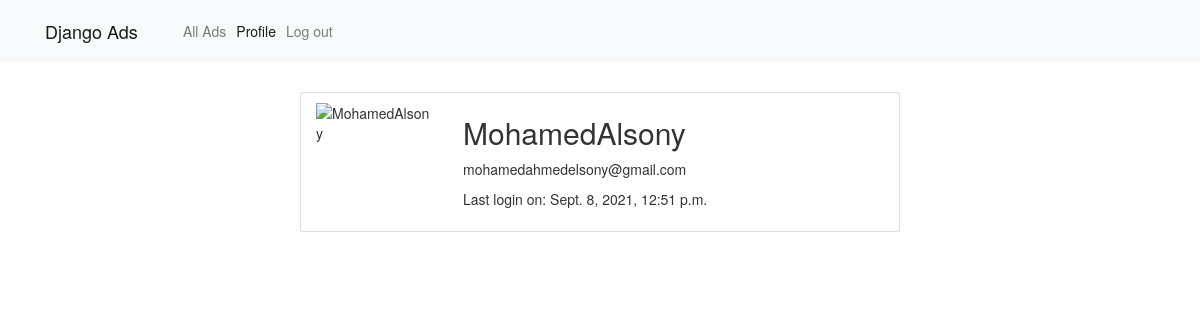
The app's page /users/profile/MohamedAlsony/ (signed in) with its own data.
### users/models.py (models this page shows)
class User(AbstractUser):
    email = models.EmailField('email address', unique=True)
    USERNAME_FIELD = 'email'
    REQUIRED_FIELDS = ["username"]

### users/views.py (the view)
# urls.py: path('profile/<username>/', profile, name='profile'),
@login_required
def profile(request, username):
    user = get_object_or_404(User, username=username)
    profile = get_object_or_404(Profile, user=user)
    return render(request, 'users/profile.html', {'profile': profile, 'user': user})

### home/context_processors.py (called while the page is built)
def settings(request):
    return {
        'settings': django_settings,
    }

### users/templates/users/profile.html (shortened to what this page needs)
{% extends 'base.html' %}
{% load static %}
{% block content %}
<div class="container-fluid mt-5">
  <div class="row">
    <div class="card col-lg-6 offset-lg-3 mb-3">
      <div class="row">
        {% if user.profile.image %}
        <img class="card-img-top col-sm-3 col-4 my-3" src="{{ profile.image.url }}" alt="{{ user.username }}">
        {% else %}
        <img class="card-img-top col-sm-3 col-4 my-3" src="{% static 'img/avatar.svg' %}" alt="{{ user.username }}">
        {% endif %}
        <div class="card-body col-9">
          <h2 class="card-title my-3">{{ user.username }}</h2>
          <p class="card-text">{{ user.email }}</p>
          <p>Last login on: {{ user.last_login }}</p>
        </div>
      </div>
    </div>
  </div>
</div>
{% endblock %}

### records on screen
User: username "MohamedAlsony", email "mohamedahmedelsony@gmail.com", last_login "Sept. 8, 2021, 12:51 p.m."
